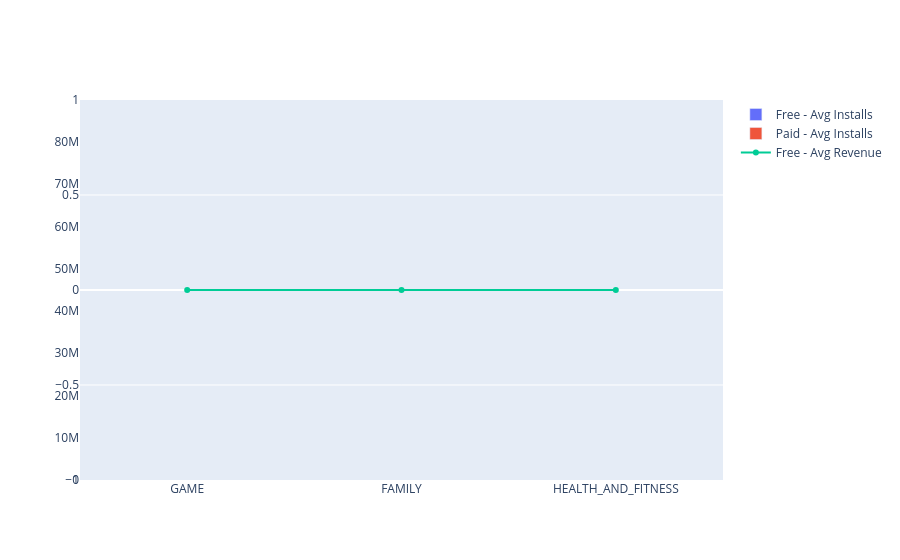

This figure's notebook cell:
### Code cell
# FREE : AVERAGE REVENUE

fig6.add_trace(
    go.Scatter(
        x=free_df["Category"],
        y=free_df["Average_Revenue"],
        name="Free - Avg Revenue",
        mode="lines+markers",
        yaxis="y2",

        hovertemplate=
        "<b>Category:</b> %{x}<br>" +
        "<b>Type:</b> Free<br>" +
        "<b>Average Revenue:</b> $%{y:,.2f}<extra></extra>"
    )
)

### Figure 1 — Plotly figure (JSON) as saved in the notebook; plotly's stock layout.template omitted (floating-point values rounded to 4 significant figures)
{"data": [{"hovertemplate": "<b>Category:</b> %{x}<br><b>Type:</b> Free<br><b>Average Installs:</b> %{y:,.0f}<extra></extra>", "name": "Free - Avg Installs", "offsetgroup": "Free", "type": "bar", "x": ["GAME", "FAMILY", "HEALTH_AND_FITNESS"], "y": [85390000.0, 12120000.0, 6218000.0]}, {"hovertemplate": "<b>Category:</b> %{x}<br><b>Type:</b> Paid<br><b>Average Installs:</b> %{y:,.0f}<extra></extra>", "name": "Paid - Avg Installs", "offsetgroup": "Paid", "type": "bar", "x": ["GAME", "FAMILY", "HEALTH_AND_FITNESS"], "y": [67140.0, 361700.0, 10000]}, {"hovertemplate": "<b>Category:</b> %{x}<br><b>Type:</b> Free<br><b>Average Revenue:</b> $%{y:,.2f}<extra></extra>", "mode": "lines+markers", "name": "Free - Avg Revenue", "type": "scatter", "x": ["GAME", "FAMILY", "HEALTH_AND_FITNESS"], "y": [0, 0, 0], "yaxis": "y2"}], "layout": {}}
